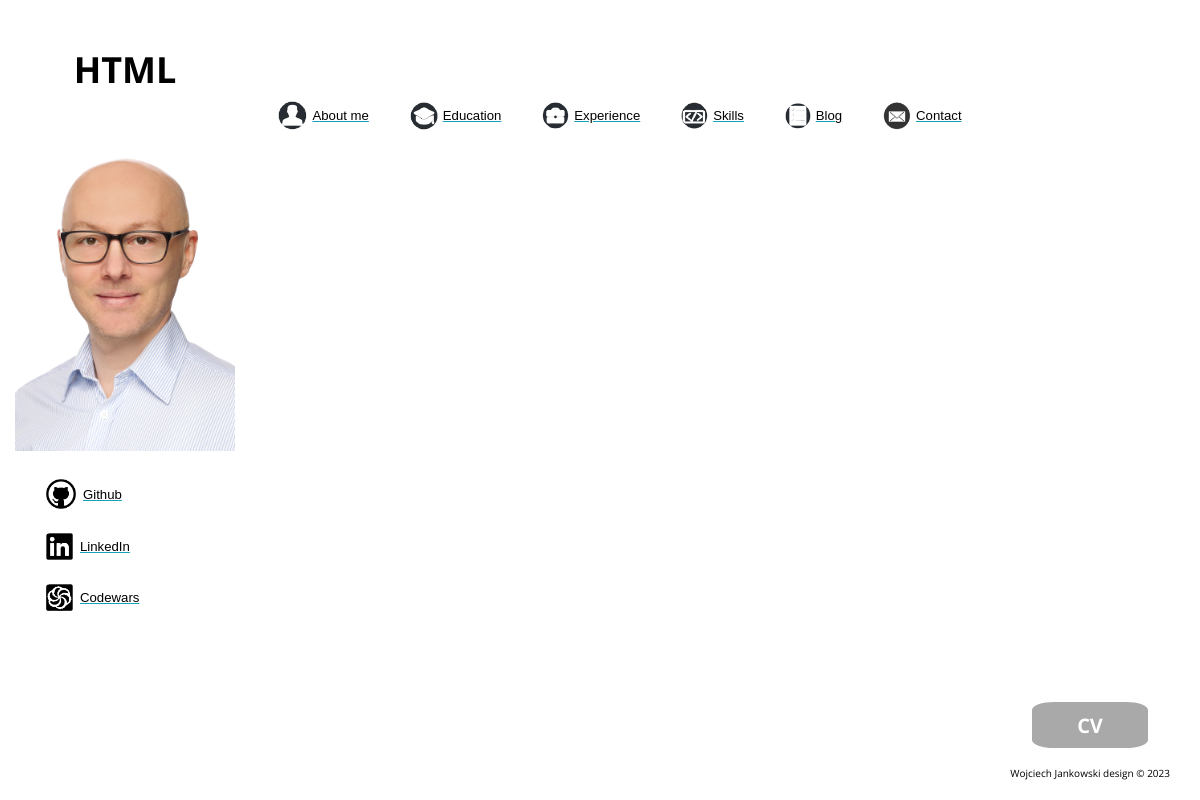
/about/skills/html, run on an earlier commit of the app's database.
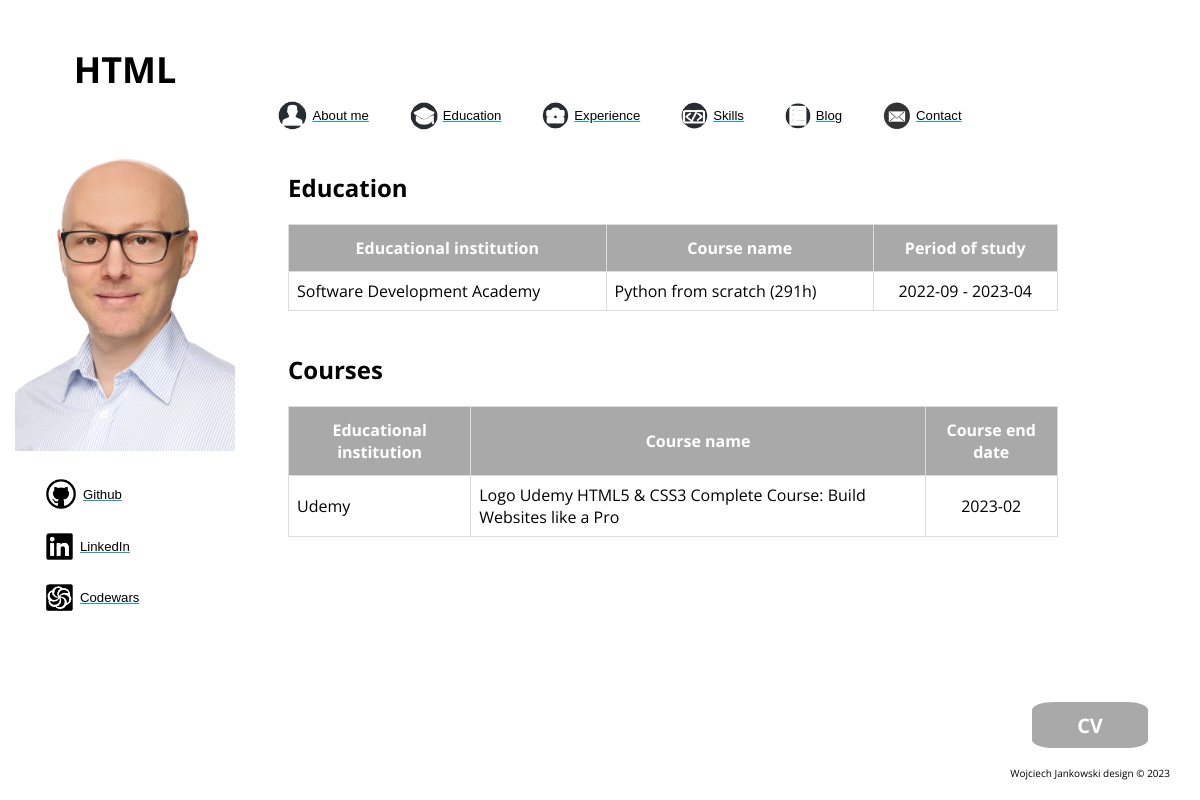
And on a later commit of the database.
### aboutme/models.py (models this page shows)
class Education(models.Model):
    school_name = models.CharField(max_length=50)
    course_name = models.CharField(max_length=100)
    competences = models.TextField(blank=True)
    start_date = models.DateField()
    end_date = models.DateField(blank=True)
    degree = models.CharField(max_length=30, blank=True,)
    class Meta:
        verbose_name = "School"
        verbose_name_plural = "Schools"
        ordering = ['-end_date']

class Course(models.Model):
    school_name = models.CharField(max_length=50)
    course_name = models.CharField(max_length=100)
    end_date = models.DateField(null=True, blank=True)
    competences = models.CharField(max_length=200)
    certificate_link = models.CharField(max_length=100, blank=True)
    class Meta:
        verbose_name = "Course"
        verbose_name_plural = "Courses"
        ordering = ['-pk']

### aboutme/views.py (the view)
# urls.py: path('skills/html', views.html, name="html"),
def html(request):
    education = Education.objects.filter(competences__icontains="html")
    courses = Course.objects.filter(competences__icontains="html")
    books = Book.objects.filter(competences__icontains="html")
    ctx = {"education": education,
           "courses": courses,
           "books": books,
           "skill": "HTML",
           }
    return render(request=request, template_name="aboutme/from_where_skills.html", context=ctx)

### aboutme/templates/aboutme/from_where_skills.html (shortened to what this page needs)
{% extends "aboutme/base.html" %}
{% load static %}
{% block header %}
<div class="vertical">
    <h1 class="page_name">{{ skill }}</h1>
    <img id="face" src="{% static 'aboutme/images/face.png' %}">
    {% include "aboutme/left_menu.html" %}
</div>
<header>
    {% include "aboutme/header_menu.html" %}
</header>
{% endblock %}
{% block main_content %}
<div class="container">
   {% if education.all  %}
    <h2>Education</h2>
    <table id="data">
        <thead>
            <tr>
                <th>Educational institution</th>
                <th>Course name</th>
                <th>Period of study</th>
            </tr>
        </thead>
        <tbody>
            {% for edu in education %}
            <tr>
                <td>{{ edu.school_name }}</td>
                <td>{{ edu.course_name }}</td>
                <td style="text-align: center;">{{ edu.start_date|date:"Y-m" }} - {{ edu.end_date|date:"Y-m" }}</td>
            </tr>
            {% endfor %}
        </tbody>
    </table>
    {% endif %}
    <br>
    {% if courses.all %}
    <h2>Courses</h2>
    <table id="data">
        <thead>
            <tr>
                <th>Educational institution</th>
                <th>Course name</th>
                <th>Course end date</th>
            </tr>
        </thead>
        <tbody>
            {% for course in courses %}
            <tr>
                <td>{{ course.school_name }}</td>
                <td>{{ course.course_name }}</td>
                <td style="text-align: center;">{{ course.end_date|date:"Y-m" }}</td>
            </tr>
            {% endfor %}
        </tbody>
    </table>
        {% endif %}
    <br>
    </div>
<a href="{% static 'aboutme/files/cv.pdf' %}"><button class="button">CV</button></a>
{% endblock %}

What changed in the data, as far as the page shows it:
now on this page (row edited): Education: school_name "Software Development Academy", course_name "Python from scratch (291h)", start_date "2022-09", end_date "2023-04"
now on this page (row edited): Course: school_name "Udemy", course_name "Logo Udemy HTML5 & CSS3 Complete Course: Build Websites like a Pro", end_date "2023-02"
Also different on the page:
text now shown: "Education Educational institution Course name Period of study Courses Educational institution Course name Course end date"
